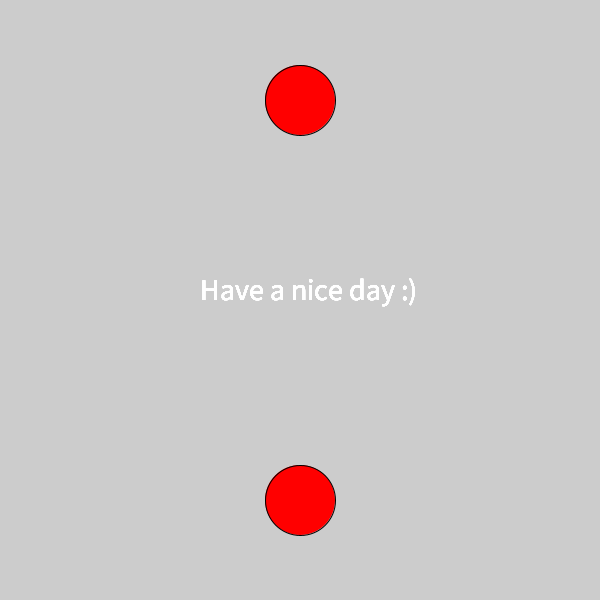
Frame 1 (no input)
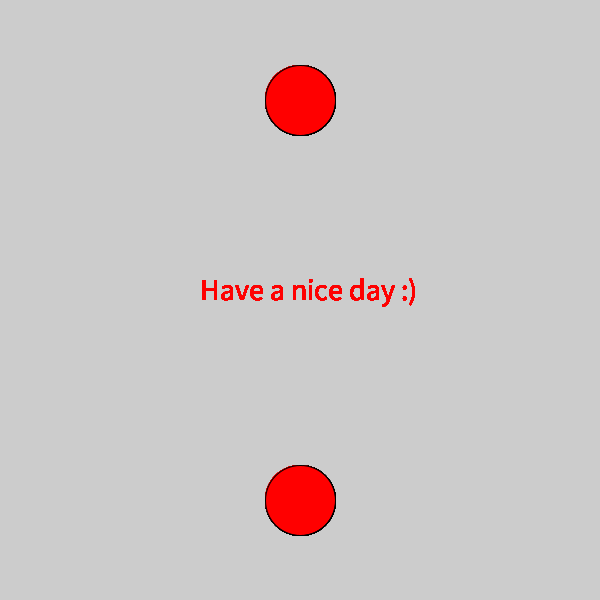
Frame 60 (the mouse pressed at the canvas centre just before this capture)
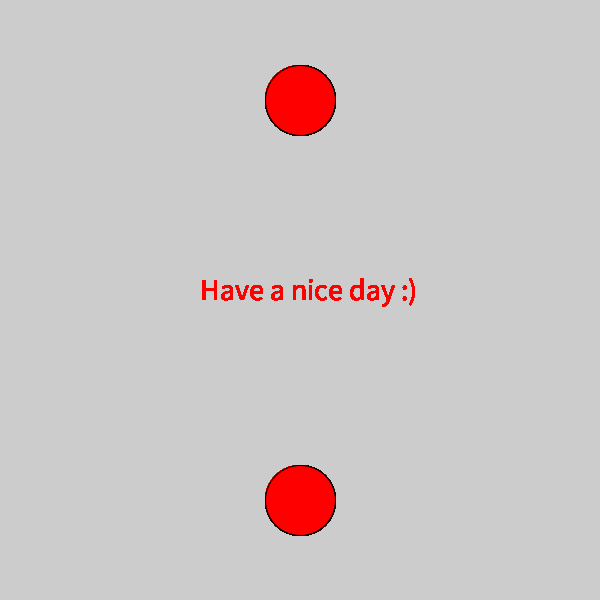
Frame 120 (the mouse held since frame 60 and released just before this capture)

The Processing sketch that drew these frames (run headless with seeded random() and noise(); from frame 60 on, the mouse is pressed at the canvas centre):

// Processing sketch: inclass_assignment
// ── inclass_assignment.pde
int x;
int y;
int x2;
int y2;
float dist;
boolean buttonClicked;
boolean buttonClicked2;
int size;
int index = -1;
String text1;

void setup(){
  size(600,600);
  x = 300; 
  y = 100; 
  x2= 300; 
  y2= 500; 
  size = 70;
  rectMode(CENTER);
  textSize(30);
  
  text1 = "Have a nice day :)";
}

void draw(){
  
    for(int i = 0; i<=10; i++){
       text(text1, 200, height/2);
    }
 
    
    if (buttonClicked){
    fill(0, 255, 0); 
    background(255);
    pushMatrix();
    fill(0, mouseX, mouseY);
    popMatrix();
    ellipse(mouseX, mouseY, mouseX, mouseY);

  } else {
    //background(255); 
    fill(255, 0, 0);
  }
  
    ellipse(x, y, size, size);
  
    if (buttonClicked2){
    background(255);
    fill(0, 255, 0); 
    pushMatrix();
    fill(255, 0, 0);
    ellipse(x, y, size, size);  
    popMatrix();
    pushMatrix();
    fill(0, mouseX, mouseY);
    popMatrix();
    rect(mouseX, mouseY, mouseX, mouseY);

  } else {
    //background(255); 
    fill(255, 0, 0);
    
  }
  
    ellipse(x2, y2, size, size);  

  
  if (buttonClicked2){
    
  }
}

void mousePressed(){
  if (calcDistance(x, y) <= 50) {
    buttonClicked = !buttonClicked;
  }
  if (calcDistance(x2, y2) <=50) {
    buttonClicked2 =!buttonClicked2;
  }
}

float calcDistance(int xPos, int yPos) {
  dist = dist(mouseX, mouseY, xPos, yPos);
  return dist;
}
